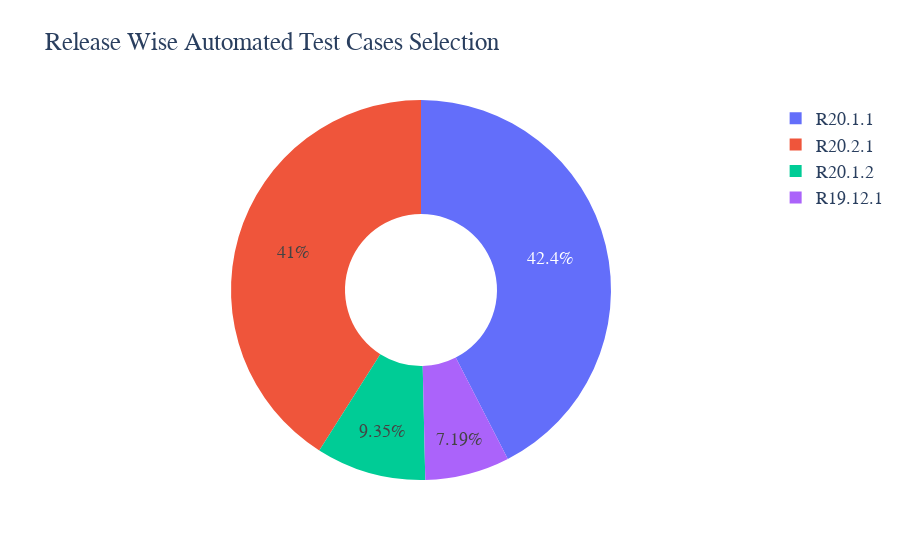

This figure's notebook cell:
### Markdown cell above
In our data set we have total **236** automated test cases and out of which **139** are selected test cases. Number of automated test cases are same in all four releases which is **59** .

Above data tell us that though number of automation test cases are same across all releases , selection of the same may depends upo other factors.

Let's find out more how many automated test cases are selected in different releases

### Code cell
#Converting df1 data frame to only selected test cases
df1=dataset[(dataset['Automation Status'] == 'Yes') & (dataset['Target'] == 1)]
#Visualizing automted test cases selected per releases
fig = go.Figure(data=[go.Pie(labels=df1['ReleaseID'],hole=.4)])
fig.update_layout(
    title="Release Wise Automated Test Cases Selection",
    font=dict(
        family="Courier New, monospace",
        size=18
    ))
fig.show()

### Figure 1 — Plotly figure (JSON) as saved in the notebook; plotly's stock layout.template omitted (floating-point values rounded to 4 significant figures; data arrays with more than 128 entries replaced by an {"elided": "..."} marker saying what was removed)
{"data": [{"hole": 0.4, "labels": {"elided": "139 str values"}, "type": "pie"}], "layout": {"font": {"family": "Courier New, monospace", "size": 18}, "title": {"text": "Release Wise Automated Test Cases Selection"}}}
